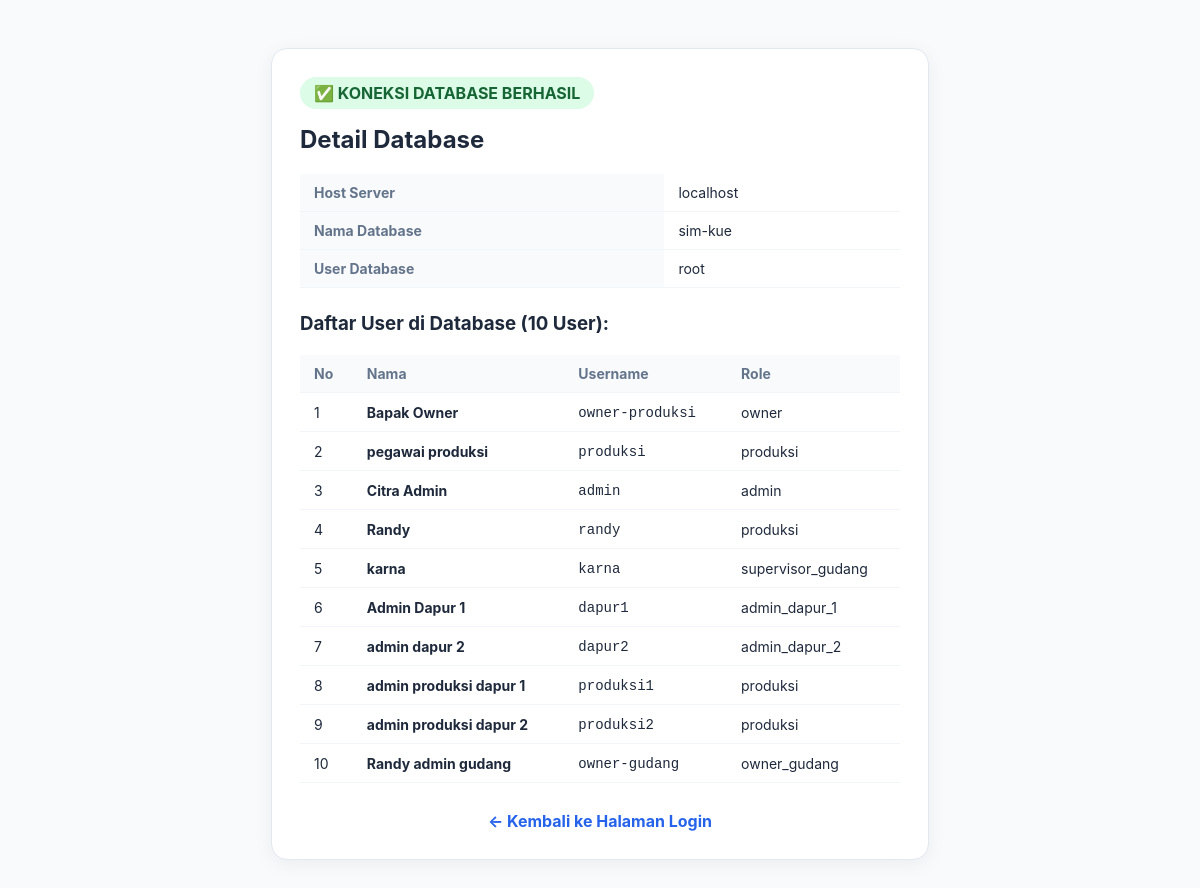
Screenshot of /cek_db.php with the database file from the repository.
### tables this page shows
CREATE TABLE `users` (
  `id` int(11) NOT NULL,
  `name` varchar(100) NOT NULL,
  `username` varchar(50) NOT NULL,
  `password` varchar(255) NOT NULL,
  `role` varchar(50) NOT NULL,
  `gudang_role_id` int(11) DEFAULT NULL,
  `status` varchar(20) NOT NULL DEFAULT 'active',
  `kitchen_id` int(11) DEFAULT NULL,
  `warehouse_id` int(11) DEFAULT NULL,
  `created_at` timestamp NOT NULL DEFAULT current_timestamp()
);

### config/database.php (called while the page is built, shortened)
<?php
$host = 'localhost';
$dbname = 'sim-kue';
$user = 'root';
?>

### cek_db.php (the view, shortened to what this page needs)
<?php
require_once 'config/database.php';
echo "<!DOCTYPE html>
<html lang='id'>
<head>
    <meta charset='UTF-8'>
    <title>Cek Koneksi Database</title>
    <style>
        body { font-family: -apple-system, BlinkMacSystemFont, 'Segoe UI', Roboto, sans-serif; background: #f8fafc; padding: 40px; color: #1e293b; }
        .card { max-width: 600px; margin: 0 auto; background: white; border-radius: 16px; padding: 28px; box-shadow: 0 4px 20px rgba(0,0,0,0.06); border: 1px solid #e2e8f0; }
        .badge-success { background: #dcfce7; color: #166534; padding: 6px 14px; border-radius: 99px; font-weight: 700; display: inline-block; }
        .badge-fail { background: #fee2e2; color: #991b1b; padding: 6px 14px; border-radius: 99px; font-weight: 700; display: inline-block; }
        table { width: 100%; border-collapse: collapse; margin-top: 20px; font-size: 14px; }
        td, th { padding: 10px 14px; border-bottom: 1px solid #f1f5f9; text-align: left; }
        th { font-weight: 700; color: #64748b; background: #f8fafc; }
    </style>
</head>
<body>
    <div class='card'>";
if (isset($pdo) && $pdo instanceof PDO) {
    echo "<span class='badge-success'>✅ KONEKSI DATABASE BERHASIL</span>";
    echo "<h2 style='margin-top: 16px;'>Detail Database</h2>";
    echo "<table>
            <tr><th>Host Server</th><td>" . htmlspecialchars($host) . "</td></tr>
            <tr><th>Nama Database</th><td>" . htmlspecialchars($dbname) . "</td></tr>
            <tr><th>User Database</th><td>" . htmlspecialchars($user) . "</td></tr>
          </table>";
    try {
        $stmt = $pdo->query("SELECT id, name, username, role, status FROM users LIMIT 10");
        $users = $stmt->fetchAll();
        echo "<h3 style='margin-top: 24px;'>Daftar User di Database (" . count($users) . " User):</h3>";
        echo "<table>
                <thead>
                    <tr><th>No</th><th>Nama</th><th>Username</th><th>Role</th></tr>
                </thead>
                <tbody>";
        foreach ($users as $i => $u) {
            echo "<tr>
                    <td>" . ($i + 1) . "</td>
                    <td><strong>" . htmlspecialchars($u['name']) . "</strong></td>
                    <td><code>" . htmlspecialchars($u['username']) . "</code></td>
                    <td>" . htmlspecialchars($u['role']) . "</td>
                  </tr>";
        }
        echo "  </tbody>
              </table>";
    } catch (Exception $e) {
        echo "<p style='color:orange;'>Tabel users belum ditemukan atau query gagal: " . $e->getMessage() . "</p>";
    }
} else {
    echo "<span class='badge-fail'>❌ KONEKSI GAGAL</span>";
    echo "<h2 style='margin-top: 16px;'>Database Tidak Terhubung</h2>";
}
echo "  <div style='margin-top: 28px; text-align: center;'>
            <a href='index.php' style='color: #2563eb; font-weight: bold; text-decoration: none;'>← Kembali ke Halaman Login</a>
        </div>
    </div>
</body>
</html>";
?>

### cek_db.php (style rules this page uses)
body { font-family: -apple-system, BlinkMacSystemFont, 'Segoe UI', Roboto, sans-serif; background: #f8fafc; padding: 40px; color: #1e293b; }
.card { max-width: 600px; margin: 0 auto; background: white; border-radius: 16px; padding: 28px; box-shadow: 0 4px 20px rgba(0,0,0,0.06); border: 1px solid #e2e8f0; }
.badge-success { background: #dcfce7; color: #166534; padding: 6px 14px; border-radius: 99px; font-weight: 700; display: inline-block; }
table { width: 100%; border-collapse: collapse; margin-top: 20px; font-size: 14px; }
td, th { padding: 10px 14px; border-bottom: 1px solid #f1f5f9; text-align: left; }
th { font-weight: 700; color: #64748b; background: #f8fafc; }

### rows the page displays
users: name "Bapak Owner", username "owner-produksi", role "owner"
users: name "pegawai produksi", username "produksi", role "produksi"
users: name "Citra Admin", username "admin", role "admin"
users: name "Randy", username "randy", role "produksi"
users: name "karna", username "karna", role "supervisor_gudang"
users: name "Admin Dapur 1", username "dapur1", role "admin_dapur_1"
users: name "admin dapur 2", username "dapur2", role "admin_dapur_2"
users: name "admin produksi dapur 1", username "produksi1", role "produksi"
users: name "admin produksi dapur 2", username "produksi2", role "produksi"
users: name "Randy admin gudang", username "owner-gudang", role "owner_gudang"

### other values shown
$host "localhost"
$dbname "sim-kue"
$user "root"
count($users) "10"
